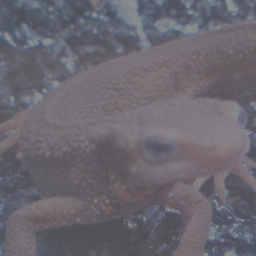
#> input picture questions/dataset/images/imori_256x256_dark.png, 256 x 256 px, found by its file name
$ python main.py
#> lines starting #> are read from the running program, lines starting #| are printed output that depends on the picture; after the words box and inside, x2 and y2 are one past the last pixel; in counts of white or black regions, pixels touching at a corner belong together
#> further down, img_orig is the input picture: shape (256, 256, 3); mean B, G, R 111.3, 103.1, 106.1
### answers/hist.py
import numpy as np
import cv2
import matplotlib.pyplot as plt

def makeHisto(img, hist_size, hist_min, hist_max):
    h = img.shape[0]

    # チャンネルを一つにまとめる
    img = img.ravel()

    # 画素数を数える
    hist = cv2.calcHist([img], [0], None, [hist_size], [hist_min, hist_max])

    # 正規化
    hist = cv2.normalize(hist, None, 0.0, 1.0, cv2.NORM_MINMAX)

    # 出力画像の生成
    out = np.zeros((h, hist_size+20, 3), np.uint8)
    out += 255

    # 背景をグレーに描画
    out = cv2.rectangle(out, (10, 10), (hist_size+10, h-10), (240, 240, 240), -1)

    # ヒストグラムを描画
    for i in range(hist_size):
        # Fill
        out = cv2.line(out, (10+i, h-10), (10+i, int(h-10-hist[i]*(h-20))), (0, 0, 0), 1, 8, 0)
        # 10ごとにラインを引く
        if i%10 == 0:
            out = cv2.line(out, (10+i, h-10), (10+i, 10), (170, 170, 170), 1, 8, 0)
        # 50ごとにラインを引く
        if i%50 == 0:
            out = cv2.line(out, (10+i, h-10), (10+i, 10), (100, 100, 100), 1, 8, 0)
    return out

# [8 lines that do not run on import are left out]

### answers/22/main.py
import numpy as np
import cv2
import matplotlib.pyplot as plt
import sys
from answers.hist import *


def hist_scaleshift(img, m, s):
#> called with m = 128, s = 50
    m0, s0 = img.mean(), img.std()
#> m0 = 106.8; s0 = 14.01
    out = s / s0 * (img - m0) + m
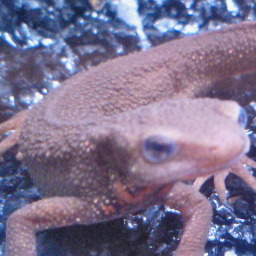
#> out: shape (256, 256, 3) float64; mean B, G, R 143.8, 114.6, 125.5
    return np.clip(out, 0, 255).astype(np.uint8)

if __name__ == '__main__':
    img_orig = cv2.imread('questions/dataset/images/imori_256x256_dark.png')
    img_result = hist_scaleshift(img_orig, m=128, s=50)

    hist_orig = makeHisto(img_orig, 256, 0, 256)
#> in makeHisto, `hist = cv2.calcHist([img], [0], None, [hist_size], [hist_min, hist_max])`: hist = 256 values, max 5556 at index 96, min 0 at index 0, mean 768
#> in makeHisto, `hist = cv2.normalize(hist, None, 0.0, 1.0, cv2.NORM_MINMAX)`: hist = 256 values, max 1 at index 96, min 0 at index 0, mean 0.138
#> the loop in makeHisto, `for i in range(hist_size):` made 256 passes
#> pass 1, in makeHisto, `out = cv2.line(out, (10+i, h-10), (10+i, int(h-10-hist[i]*(h-20))), (0..`:
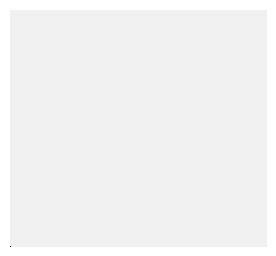
#> out: shape (256, 276, 3); min 0, max 255, mean 242.1
#> pass 1, in makeHisto, `out = cv2.line(out, (10+i, h-10), (10+i, 10), (170, 170, 170), 1, 8, 0)`:
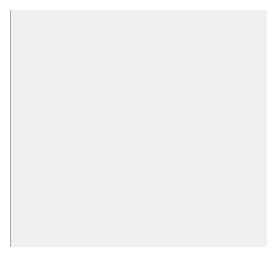
#> out: shape (256, 276, 3); 0.34% of pixels changed, all inside (x1, y1, x2, y2) = (10, 10, 11, 247)
#> pass 1, in makeHisto, `out = cv2.line(out, (10+i, h-10), (10+i, 10), (100, 100, 100), 1, 8, 0)`:
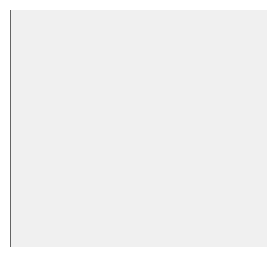
#> out: shape (256, 276, 3); 0.34% of pixels changed, all inside (x1, y1, x2, y2) = (10, 10, 11, 247)
#> after the loop in makeHisto, `for i in range(hist_size):`:
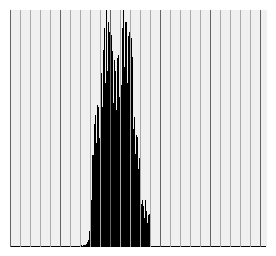
#> out: shape (256, 276, 3); min 0, max 255, mean 208
    hist_result = makeHisto(img_result, 256, 0, 256)
#> call 2 of makeHisto, with hist_size = 256, hist_min = 0, hist_max = 256
#> in makeHisto (call 2), `hist = cv2.calcHist([img], [0], None, [hist_size], [hist_min, hist_max])`: hist = 256 values, max 5556 at index 89, min 0 at index 1, mean 768
#> in makeHisto (call 2), `hist = cv2.normalize(hist, None, 0.0, 1.0, cv2.NORM_MINMAX)`: hist = 256 values, max 1 at index 89, min 0 at index 1, mean 0.138
#> the loop in makeHisto (call 2), `for i in range(hist_size):` made 256 passes
#> pass 3, in makeHisto (call 2), `out = cv2.line(out, (10+i, h-10), (10+i, int(h-10-hist[i]*(h-20))), (0..`:
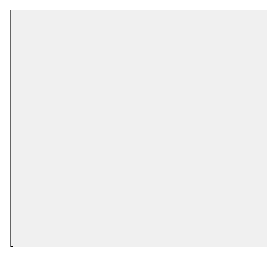
#> out: shape (256, 276, 3); min 0, max 255, mean 241.6
#> after the loop in makeHisto (call 2), `for i in range(hist_size):`:
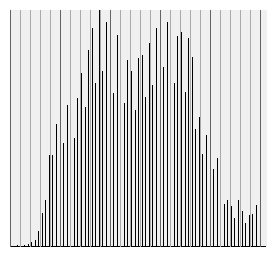
#> out: shape (256, 276, 3); 18.71% of pixels changed, all inside (x1, y1, x2, y2) = (13, 10, 266, 247)

    cv2.imshow('python_origin', img_orig)
    cv2.imshow('python_result', img_result)
    cv2.imshow('python_origin_hist', hist_orig)
    cv2.imshow('python_result_hist', hist_result)
    cv2.moveWindow('python_result', img_orig.shape[1], 0)
    cv2.moveWindow('python_origin_hist', img_orig.shape[1]+img_result.shape[1], 0)
    cv2.moveWindow('python_result_hist', img_orig.shape[1]+img_result.shape[1]+hist_orig.shape[1], 0)
    cv2.waitKey(0)
